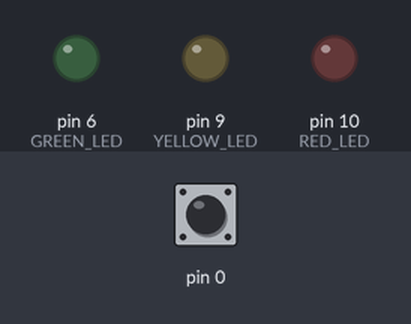
Bench run of a sketch on a simulated Arduino Uno, built with avr-gcc and run on an emulated ATmega328P. Shown: output pins drawn as LEDs (lit = HIGH). Inputs (shaded band) come from the test bench; at power-on: pin 0 HIGH.

Above: at 1.4 s.
1.5 s: pin 0 pulled LOW for 0.15 s
At 2.1 s:
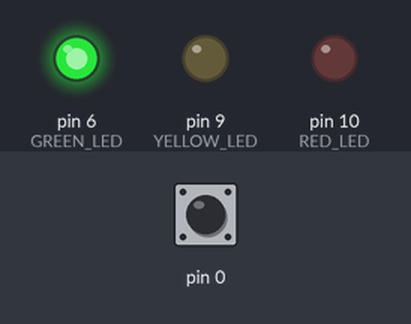
At 5.6 s:
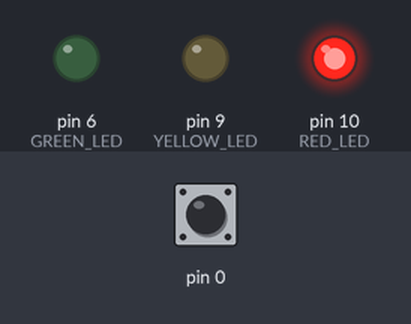
Timing chart, 0 to 10.6 s (numbered marks = the images above; inputs shaded):
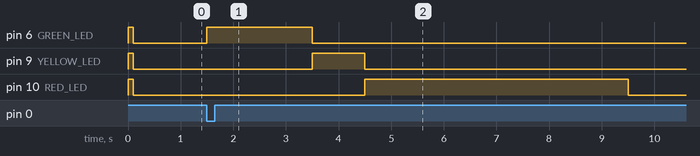

Measured:
- after the input at 1.5 s, pin 6 (GREEN_LED): LOW → HIGH at once, → LOW 2.0 s later; pin 9 (YELLOW_LED): LOW → HIGH after 2.0 s, → LOW 1.0 s later; pin 10 (RED_LED): LOW → HIGH after 3.0 s, → LOW 5.0 s later

The sketch:

TrafficLightwithSFRs.ino
```cpp
//#define	RED_LED		10
//#define	YELLOW_LED	5
//#define	GREEN_LED	6

#define BUTTON 0

#define PRESSED 0
#define UNPRESSED 1

void setup() {
  //pinMode(13, OUTPUT);

  DDRB |= _BV(DDB2);  //replaces pinMode(RED_LED, OUTPUT);
  //pinMode(YELLOW_LED, OUTPUT);
  DDRB |= _BV(DDB1);  //replaces pinMode(YELLOW_LED, OUTPUT);
  //pinMode(GREEN_LED, OUTPUT);
  DDRD |= _BV(DDD6);  //replaces pinMode(GREEN_LED, OUTPUT);

  //pinMode(BUTTON, INPUT_PULLUP);
  DDRD &= ~_BV(DDD0);
  PORTD |= _BV(DDD0);

  //digitalWrite(GREEN_LED, HIGH);
  PORTD |= _BV(PORTD6);  //replaces digitalWrite(GREEN_LED, HIGH);
  //digitalWrite(RED_LED, HIGH);
  PORTB |= _BV(PORTB2);  // replaces digitalWrite(RED_LED, HIGH);
  //digitalWrite(YELLOW_LED, HIGH);
  PORTB |= _BV(PORTB1);  // replaces digitalWrite(YELLOW_LED, HIGH);
  delay(100);
  //digitalWrite(RED_LED, LOW);
  PORTB &= ~_BV(PORTB2);  //replaces digitalWrite(RED_LED, LOW); or use PORTB = PORTB & B11111011;
  //digitalWrite(GREEN_LED, LOW);
  PORTD &= ~_BV(PORTD6);  //replaces digitalWrite(GREEN_LED, LOW);
  //digitalWrite(YELLOW_LED, LOW);
  PORTB &= ~_BV(PORTB1);  // replaces digitalWrite(YELLOW_LED, LOW);
  delay(100);
}

void loop() {
  //if(digitalRead(BUTTON) == PRESSED)
  //if(!digitalRead(BUTTON))
  //if(!(PIND & _BV(PIND0)))
  if (bit_is_clear(PIND, PIND0)) {
    PORTD |= _BV(PORTD6);  //replaces digitalWrite(GREEN_LED, HIGH);

    delay(2000);
    PORTD &= ~_BV(PORTD6);  //replaces digitalWrite(GREEN_LED, LOW);
    PORTB |= _BV(PORTB1);   //replaces digitalWrite(YELLOW_LED, HIGH);
    delay(1000);
    PORTB &= ~_BV(PORTB1);  // replaces digitalWrite(YELLOW_LED, LOW);

    PORTB |= _BV(PORTB2);  // replaces digitalWrite(RED_LED, HIGH); or use PORTB = PORTB | B00000100;
    delay(5000);

    PORTB &= ~_BV(PORTB2);  //replaces digitalWrite(RED_LED, LOW); or use PORTB = PORTB & B11111011;

  } else {
    //digitalWrite(RED_LED, LOW);
    PORTB &= ~_BV(PORTB2);  //replaces digitalWrite(RED_LED, LOW); or use PORTB = PORTB & B11111011;
    //digitalWrite(GREEN_LED, LOW);
    PORTD &= ~_BV(PORTD6);  //replaces digitalWrite(GREEN_LED, LOW);
    //digitalWrite(YELLOW_LED, LOW);
    PORTB &= ~_BV(PORTB1);  // replaces digitalWrite(YELLOW_LED, LOW);
  }
}
```
